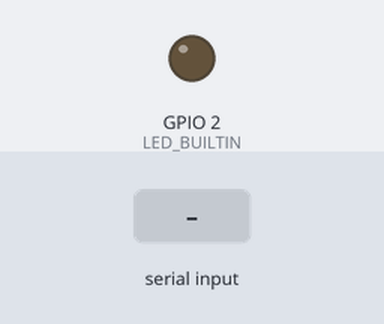
Simulated run of this sketch. Board: ESP32. Shown: output pins drawn as LEDs (lit = HIGH). The test bench sets the inputs (shaded band).

Above: at 1.2 s.
1.3 s: "on" received over Serial
At 3.2 s:
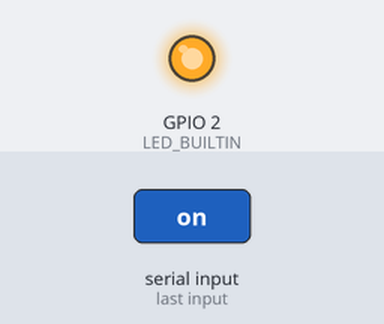
3.8 s: "1" received over Serial
At 5.1 s:
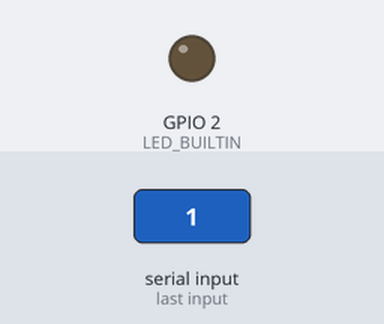
Timing chart, 0 to 6.8 s (numbered marks = the images above; inputs shaded):
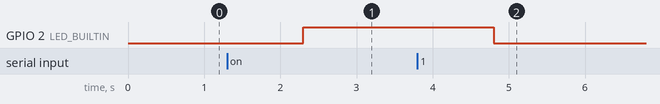

Measured:
- after the input at 1.3 s, GPIO 2 (LED_BUILTIN): LOW → HIGH after 1.0 s
- after the input at 3.8 s, GPIO 2 (LED_BUILTIN): HIGH → LOW after 1.0 s

The sketch:

led_blinking_ESP32.ino
```cpp
int LED_BUILTIN=2;
String cmd;
void setup() {
  Serial.begin(115200);
  pinMode(LED_BUILTIN,OUTPUT);

}

void loop() {
  if(Serial.available())
  {
    cmd = Serial.readString();
    if(cmd=="on")
    {
      digitalWrite(LED_BUILTIN,HIGH);
    }
    else{
      digitalWrite(LED_BUILTIN,LOW);
    }
  }


}
```
